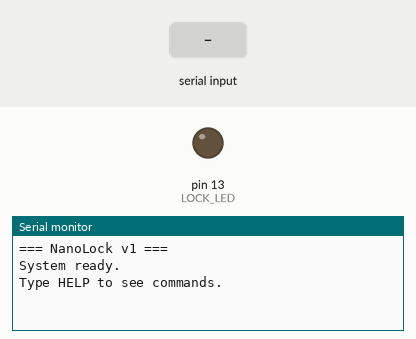
Recording of a sketch running on a simulated Arduino Nano, built with avr-gcc and run on an emulated ATmega328P. Shown: output pins drawn as LEDs (lit = HIGH), the last lines printed to the serial monitor. The inputs (shaded band) are chosen by the test bench.

Above: at 1.7 s.
1.8 s: "HELP\n" received over Serial
At 3.0 s:
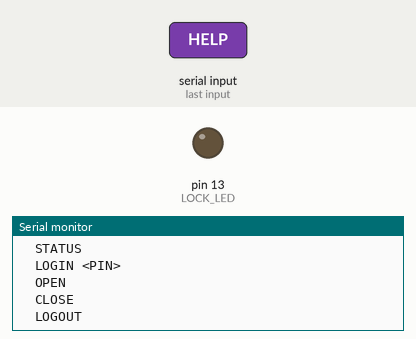
3.3 s: "STATUS\n" received over Serial
At 4.5 s:
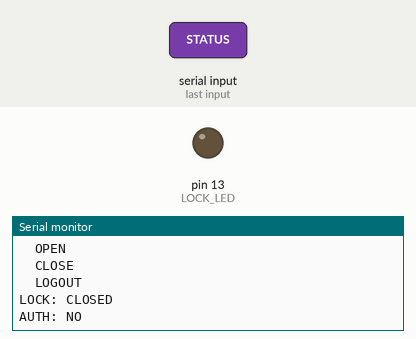
4.8 s: "LOGIN \n" received over Serial
At 6.3 s:
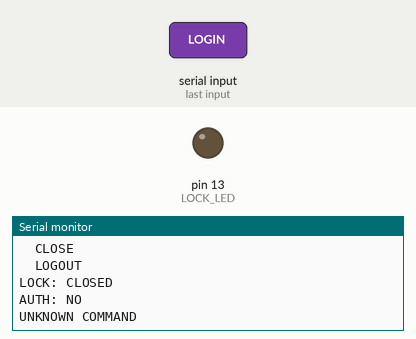

Measured:
- after the input at 1.8 s, the serial monitor: prints a new line at once (image 1)
- after the input at 3.3 s, the serial monitor: prints a new line at once (image 2)
- after the input at 4.8 s, the serial monitor: prints a new line at once (image 3)

The sketch:

01_baseline.ino
```cpp
/*
  NanoLock - Stage 01: Baseline

  Basit bir seri port kontrollü kilit sistemi.

  Komutlar:
    HELP
    STATUS
    LOGIN 1234
    OPEN
    CLOSE
    LOGOUT

  Şimdilik amaç sadece çalışan temel sistemi kurmak.
  Güvenlik açıklarını sonraki aşamalarda bilinçli olarak ekleyeceğiz.
*/

const int LOCK_LED = LED_BUILTIN;

bool authenticated = false;
bool lockOpen = false;

const String ADMIN_PIN = "1234";

void setup() {
  pinMode(LOCK_LED, OUTPUT);

  // Kilit başlangıçta kapalı.
  digitalWrite(LOCK_LED, LOW);

  Serial.begin(9600);

  delay(500);

  Serial.println();
  Serial.println("=== NanoLock v1 ===");
  Serial.println("System ready.");
  Serial.println("Type HELP to see commands.");
  Serial.println();
}

void loop() {
  if (Serial.available() > 0) {

    String command = Serial.readStringUntil('\n');
    command.trim();

    if (command.length() == 0) {
      return;
    }

    handleCommand(command);
  }
}

void handleCommand(String command) {

  // -----------------------
  // HELP
  // -----------------------

  if (command == "HELP") {
    Serial.println("Available commands:");
    Serial.println("  HELP");
    Serial.println("  STATUS");
    Serial.println("  LOGIN <PIN>");
    Serial.println("  OPEN");
    Serial.println("  CLOSE");
    Serial.println("  LOGOUT");
    return;
  }

  // -----------------------
  // STATUS
  // -----------------------

  if (command == "STATUS") {

    Serial.print("LOCK: ");

    if (lockOpen) {
      Serial.println("OPEN");
    } else {
      Serial.println("CLOSED");
    }

    Serial.print("AUTH: ");

    if (authenticated) {
      Serial.println("YES");
    } else {
      Serial.println("NO");
    }

    return;
  }

  // -----------------------
  // LOGIN
  // -----------------------

  if (command.startsWith("LOGIN ")) {

    String enteredPin = command.substring(6);
    enteredPin.trim();

    if (enteredPin == ADMIN_PIN) {
      authenticated = true;
      Serial.println("LOGIN OK");
    } else {
      Serial.println("LOGIN FAILED");
    }

    return;
  }

  // -----------------------
  // OPEN
  // -----------------------

  if (command == "OPEN") {

    if (!authenticated) {
      Serial.println("AUTH REQUIRED");
      return;
    }

    lockOpen = true;

    digitalWrite(LOCK_LED, HIGH);

    Serial.println("LOCK OPENED");

    return;
  }

  // -----------------------
  // CLOSE
  // -----------------------

  if (command == "CLOSE") {

    if (!authenticated) {
      Serial.println("AUTH REQUIRED");
      return;
    }

    lockOpen = false;

    digitalWrite(LOCK_LED, LOW);

    Serial.println("LOCK CLOSED");

    return;
  }

  // -----------------------
  // LOGOUT
  // -----------------------

  if (command == "LOGOUT") {

    authenticated = false;

    Serial.println("LOGGED OUT");

    return;
  }

  // -----------------------
  // UNKNOWN COMMAND
  // -----------------------

  Serial.println("UNKNOWN COMMAND");
}
```
